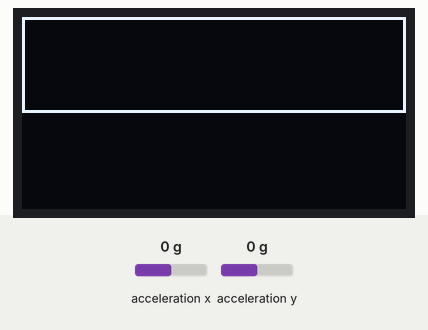
A sketch run on a simulated Arduino Uno, built with avr-gcc and run on an emulated ATmega328P. Parts: 128×64 one-colour display. The test bench sets the inputs (shaded band); at power-on: acceleration x 0 g, acceleration y 0 g.

Above: at 0.06 s.
At 1.2 s:
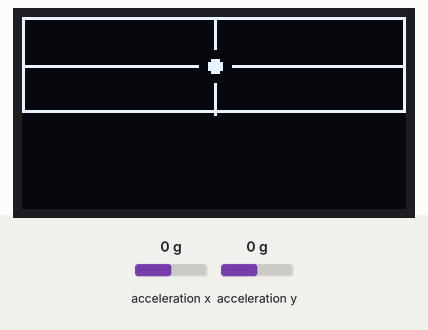
1.3 s: acceleration x set to -1.4 g
At 2.4 s:
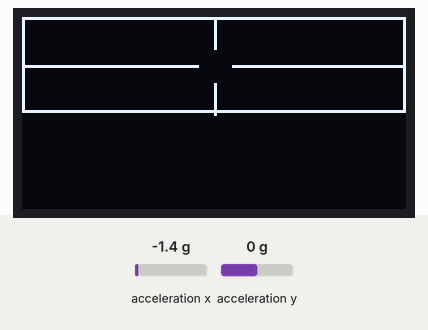
Timing chart, 0 to 4.3 s (numbered marks = the images above; inputs shaded):
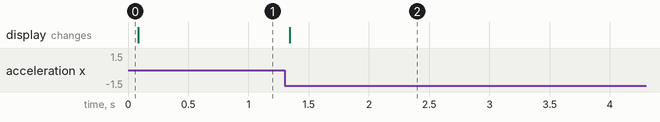

Measured:
- after the input at 1.3 s, the display: changes at once (image 2)

The sketch:

AccelOLED.ino
```cpp
//Use Putty Term to get Clear Screen

#include <SPI.h>
#include <Wire.h>
#include <Adafruit_Sensor.h>
#include <Adafruit_GFX.h>
#include <Adafruit_ADXL345_U.h>
#include <Adafruit_SSD1306.h>

Adafruit_ADXL345_Unified accel = Adafruit_ADXL345_Unified(12345);

#define OLED_RESET 4
Adafruit_SSD1306 display(OLED_RESET);

void setup(void)
{
  Serial.begin(115200);
  accel.begin();
  accel.setRange(ADXL345_RANGE_16_G);

  display.begin(SSD1306_SWITCHCAPVCC, 0x3C);
  display.clearDisplay();
  display.drawRect(0,0,128,32,WHITE);
  display.display();
}

int x,y;

void loop(void)
{
  x = map(accel.getX(),-50,50,0,128);
  y = map(accel.getY(),-50,50,32,0);

  display.drawRect(0,0,128,32,WHITE);
  display.drawLine(64, 0, 64, 10, WHITE);
  display.drawLine(64, 22, 64, 32, WHITE);
  display.drawLine(0, 16, 58, 16, WHITE);
  display.drawLine(70, 16, 128, 16, WHITE);

  display.fillCircle(x, y, 2, WHITE);
  display.display();
  delay(10);
  display.clearDisplay();
}
```
